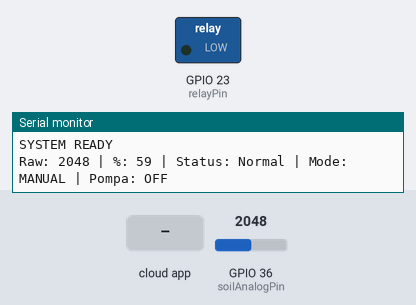
A sketch run on a simulated ESP32. Parts: switched loads named in the sketch (green lamp = pin HIGH), the last lines printed to the serial monitor. Inputs (shaded band) come from the test bench; at power-on: GPIO 36 (soilAnalogPin) = 2048. WiFi joins after 1.5 s; servers stay silent unless stated; not simulated (calls return 0 or success): arduino_secrets.h.

Above: at 2.7 s.
2.8 s: the phone or cloud app sets pompa to 1
At 4.1 s:
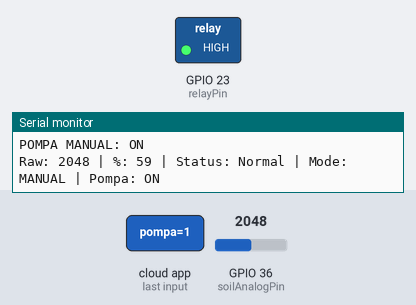
5.0 s: GPIO 36 (soilAnalogPin) set to 2646
6.5 s: GPIO 36 (soilAnalogPin) set to 2770
Timing chart, 0 to 9.5 s (numbered marks = the images above; inputs shaded):
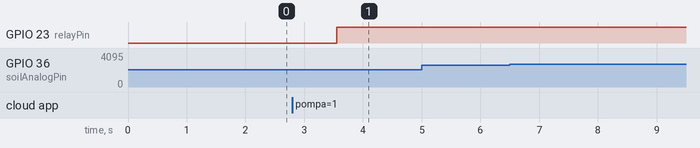

Measured:
- after the input at 2.8 s, GPIO 23 (relayPin): LOW → HIGH after 0.76 s

The sketch:

Var_Smart_Plant_Watering_nov10a.ino
```cpp
/*
  Smart Plant Watering System using Arduino IoT Cloud
  ---------------------------------------------------
  This system automatically monitors soil moisture and controls
  a water pump using an ESP32 + relay module + soil sensor.
  It supports both AUTOMATIC mode (sensor-based control)
  and MANUAL mode (from IoT dashboard).

  Cloud Variables (auto-generated by Arduino IoT Cloud):
  - String soilstatus    → Soil condition: "Basah", "Normal", "Kering"
  - int kelembapan       → Moisture percentage
  - int rawvalue         → Raw ADC reading (0–4095)
  - bool pompa           → Pump On/Off (manual control)
*/

#include "arduino_secrets.h"
#include "thingProperties.h"

const int soilAnalogPin = 36;   // ADC pin VP on ESP32 used for soil sensor
const int SAMPLES = 10;         // Number of samples to average for smoothing
const int relayPin = 23;        // Digital pin connected to relay IN

// Calibration values (adjust based on testing)
int minWet = 600;               // Raw ADC reading when soil is fully wet
int maxDry = 4095;              // Raw ADC reading when soil is dry

// Soil dryness threshold (Auto Mode)
// If moisture < threshold → pump turns ON automatically
int thresholdKering = 40;

// Function: readSoilRaw()
// Reads the soil sensor multiple times and returns the averaged value.
// Purpose: reduce noise and stabilize ADC reading.
int readSoilRaw() {
  long total = 0;

  for (int i = 0; i < SAMPLES; i++) {
    total += analogRead(soilAnalogPin); // Read analog input
    delay(5);                           // Small delay for stability
  }

  return total / SAMPLES;               // Return averaged raw value
}

// SETUP
// Runs once at startup.
void setup() {
  Serial.begin(115200); // Start serial communication for debugging
  delay(1500);

  pinMode(relayPin, OUTPUT);     // Set relay pin as output
  digitalWrite(relayPin, LOW);   // Start with pump OFF

  initProperties();               // Initialize IoT Cloud properties
  ArduinoCloud.begin(ArduinoIoTPreferredConnection);

  setDebugMessageLevel(2);        // Enable IoT debugging
  ArduinoCloud.printDebugInfo();

  Serial.println("SYSTEM READY");
}

// LOOP
// Runs continuously. Handles cloud sync, reads sensor, updates pump logic.
void loop() {
  ArduinoCloud.update();         // Sync with Arduino IoT Cloud

  // ----- Read Soil Moisture -----
  int raw = readSoilRaw();       // Get averaged raw ADC value
  rawvalue = raw;                // Send raw value to cloud

  // Constrain raw measurement between calibrated bounds
  raw = constrain(raw, minWet, maxDry);

  // Convert raw value into percentage moisture
  int percent = map(raw, minWet, maxDry, 100, 0);
  percent = constrain(percent, 0, 100);
  kelembapan = percent;          // Update cloud variable

  // ----- Determine Soil Status -----
  if (percent > 70)       soilstatus = "Basah";     // Wet
  else if (percent > 40)  soilstatus = "Normal";    // Medium
  else                    soilstatus = "Kering";    // Dry

  // ----- AUTO MODE Logic -----
  if (autoMode) {
    if (percent < thresholdKering) {
      pompa = true;                  // Auto ON
      digitalWrite(relayPin, HIGH);  // Activate relay
    } else {
      pompa = false;                 // Auto OFF
      digitalWrite(relayPin, LOW);   // Deactivate relay
    }
  }

  // ----- Debug Output -----
  Serial.print("Raw: ");
  Serial.print(rawvalue);
  Serial.print(" | %: ");
  Serial.print(percent);
  Serial.print(" | Status: ");
  Serial.print(soilstatus);
  Serial.print(" | Mode: ");
  Serial.print(autoMode ? "AUTO" : "MANUAL");
  Serial.print(" | Pompa: ");
  Serial.println(digitalRead(relayPin) ? "ON" : "OFF");

  delay(2000); // Delay between cycles
}

// onPompaChange()
// Triggered when the user toggles the pump from IoT Cloud in MANUAL mode.
void onPompaChange() {
  if (!autoMode) {                      // Only allow manual control if AUTO is OFF
    digitalWrite(relayPin, pompa ? HIGH : LOW);
  }

  Serial.print("POMPA MANUAL: ");
  Serial.println(pompa ? "ON" : "OFF");
}

// onAutoModeChange()
// Triggered when user switches between AUTO and MANUAL mode.
// Used for debugging or additional future logic.
void onAutoModeChange() {
  Serial.print("GANTI MODE: ");
  Serial.println(autoMode ? "AUTO" : "MANUAL");
}
```

thingProperties.h
```cpp
#include <ArduinoIoTCloud.h>
#include <Arduino_ConnectionHandler.h>

#define SECRET_DEVICE_KEY "your secret key from arduino cloud"
#define SECRET_OPTIONAL_PASS "your wifi password"
#define SECRET_SSID "your wifi id"

const char DEVICE_LOGIN_NAME[]  = "this generate from sketch in arduino cloud";

const char SSID[]               = SECRET_SSID;    // Network SSID (name)
const char PASS[]               = SECRET_OPTIONAL_PASS;    // Network password (use for WPA, or use as key for WEP)
const char DEVICE_KEY[]         = SECRET_DEVICE_KEY;    // Secret device password

void onAutoModeChange();
void onPompaChange();

String soilstatus;
int kelembapan;
int rawvalue;
bool autoMode;
bool pompa;

void initProperties(){

  ArduinoCloud.setBoardId(DEVICE_LOGIN_NAME);
  ArduinoCloud.setSecretDeviceKey(DEVICE_KEY);
  ArduinoCloud.addProperty(soilstatus, READ, ON_CHANGE, NULL);
  ArduinoCloud.addProperty(kelembapan, READ, 10 * SECONDS, NULL);
  ArduinoCloud.addProperty(rawvalue, READ, ON_CHANGE, NULL);
  ArduinoCloud.addProperty(autoMode, READWRITE, ON_CHANGE, onAutoModeChange);
  ArduinoCloud.addProperty(pompa, READWRITE, ON_CHANGE, onPompaChange);

}

WiFiConnectionHandler ArduinoIoTPreferredConnection(SSID, PASS);
```
